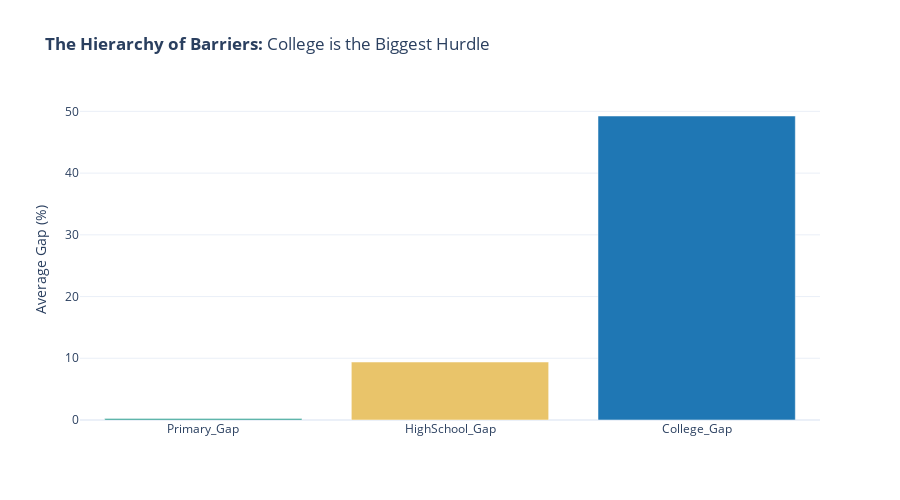

The notebook cell saved with this chart:
### Code cell
available_gaps = [c for c in ['Primary_Gap', 'HighSchool_Gap', 'College_Gap'] if c in final_df.columns]
if available_gaps:
    avg_gaps = final_df[available_gaps].mean()
    bar_colors = [colors['primary'] if 'Primary' in c else colors['highschool'] if 'HighSchool' in c else colors['college'] for c in avg_gaps.index]
    fig10 = go.Figure(go.Bar(x=avg_gaps.index, y=avg_gaps.values, marker_color=bar_colors))
    fig10.update_layout(title="<b>The Hierarchy of Barriers:</b> College is the Biggest Hurdle",
                        yaxis_title="Average Gap (%)", template="plotly_white", height=500)
    fig10.show()

### Figure 1 — Plotly figure (JSON) as saved in the notebook; plotly's stock layout.template omitted (floating-point values rounded to 4 significant figures)
{"data": [{"marker": {"color": ["#2A9D8F", "#E9C46A", "#1f77b4"]}, "type": "bar", "x": ["Primary_Gap", "HighSchool_Gap", "College_Gap"], "y": [0.2509, 9.394, 49.25]}], "layout": {"height": 500, "title": {"text": "<b>The Hierarchy of Barriers:</b> College is the Biggest Hurdle"}, "yaxis": {"title": {"text": "Average Gap (%)"}}}}
